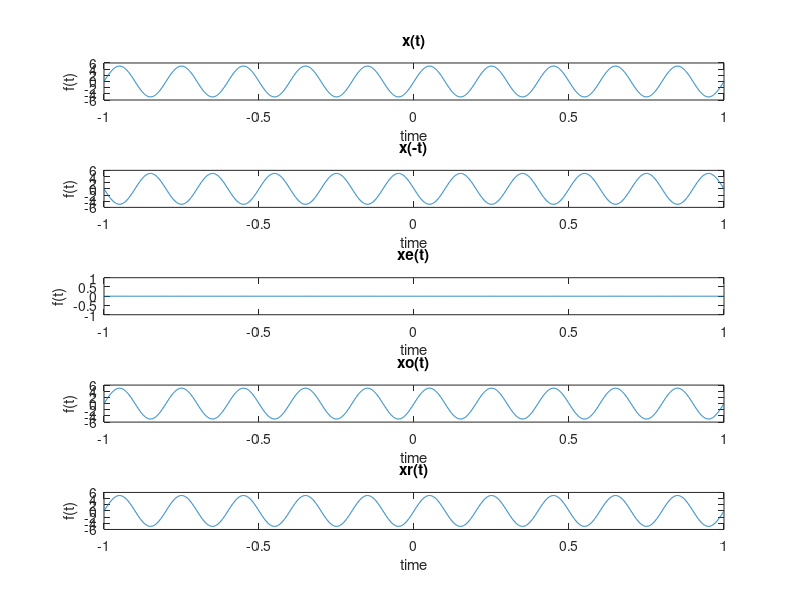
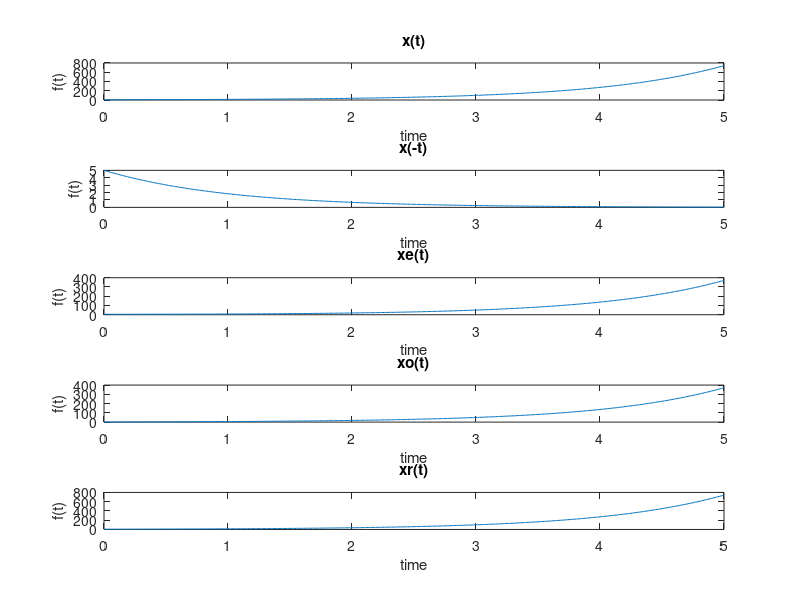
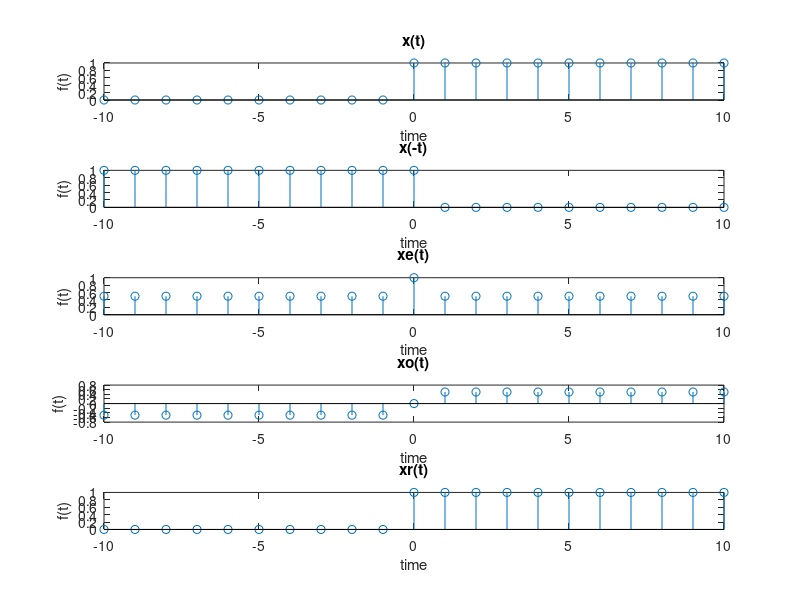

Write the MATLAB code that produced these figures, in order.
clear all
clc

t = -1:0.001:1;
f = input('Enter the required frequency : ');
A = input('Enter the required amplitude : ');

% Define the equations
x1 = A*sin(2*pi*f*t); % x(t)
x2 = A*sin(2*pi*f*-t); % x(-t)

% Check for even or odd function
if x1 == x2
    disp('The given signal is even');
else if x1 == -x2
        disp('The given signal is odd');
    else
        disp('The given signal is neither even nor odd');
    end
end

% Calculate even and odd components
xe = (x1 + x2)/2;
xo = (x1 - x2)/2;
xr = (xe + xo);

% Plot all the signals
% Plot x(t)

figure

subplot(5,1,1);
plot(t, x1)
xlabel('time');
ylabel('f(t)');
title('x(t)');

% Plot x(-t)
subplot(5,1,2);
plot(t, x2)
xlabel('time');
ylabel('f(t)');
title('x(-t)');

% Plot xe(t)
subplot(5,1,3);
plot(t, xe)
xlabel('time');
ylabel('f(t)');
title('xe(t)');

% Plot xo(t)
subplot(5,1,4);
plot(t, xo)
xlabel('time');
ylabel('f(t)');
title('xo(t)');

% Plot xr(t)
subplot(5,1,5);
plot(t, xr)
xlabel('time');
ylabel('f(t)');
title('xr(t)');

%%

clear all
clc

t = 0:0.01:5;
f = input('Enter the required frequency : ');
A = input('Enter the required amplitude : ');

% Define the equations
x1 = A*exp(t); % x(t)
x2 = A*exp(-t); % x(-t)

% Check for even or odd function
if x1 == x2
    disp('The given signal is even');
else if x1 == -x2
        disp('The given signal is odd');
    else
        disp('The given signal is neither even nor odd');
    end
end

% Calculate even and odd components
xe = (x1 + x2)/2;
xo = (x1 - x2)/2;
xr = (xe + xo);

% Plot all the signals
% Plot x(t)

figure

subplot(5,1,1);
plot(t, x1)
xlabel('time');
ylabel('f(t)');
title('x(t)');

% Plot x(-t)
subplot(5,1,2);
plot(t, x2)
xlabel('time');
ylabel('f(t)');
title('x(-t)');

% Plot xe(t)
subplot(5,1,3);
plot(t, xe)
xlabel('time');
ylabel('f(t)');
title('xe(t)');

% Plot xo(t)
subplot(5,1,4);
plot(t, xo)
xlabel('time');
ylabel('f(t)');
title('xo(t)');

% Plot xr(t)
subplot(5,1,5);
plot(t, xr)
xlabel('time');
ylabel('f(t)');
title('xr(t)');


%%

% For step signal

clear all
clc

n = -10:10;
L = length(n);
f = input('Enter the required frequency : ');
A = input('Enter the required amplitude : ');

% Define the equations
x1(1:L) = 0;  % x(t)
x1(1, 11:L) = 1;
x2 = fliplr(x1);

% Check for even or odd function
if x1 == x2
    disp('The given signal is even');
else if x1 == -x2
        disp('The given signal is odd');
    else
        disp('The given signal is neither even nor odd');
    end
end

% Calculate even and odd components
xe = (x1 + x2)/2;
xo = (x1 - x2)/2;
xr = (xe + xo);

% Plot all the signals
% Plot x(t)

figure

subplot(5,1,1);
stem(n, x1)
xlabel('time');
ylabel('f(t)');
title('x(t)');

% Plot x(-t)
subplot(5,1,2);
stem(n, x2)
xlabel('time');
ylabel('f(t)');
title('x(-t)');

% Plot xe(t)
subplot(5,1,3);
stem(n, xe)
xlabel('time');
ylabel('f(t)');
title('xe(t)');

% Plot xo(t)
subplot(5,1,4);
stem(n, xo)
xlabel('time');
ylabel('f(t)');
title('xo(t)');

% Plot xr(t)
subplot(5,1,5);
stem(n, xr)
xlabel('time');
ylabel('f(t)');
title('xr(t)');
